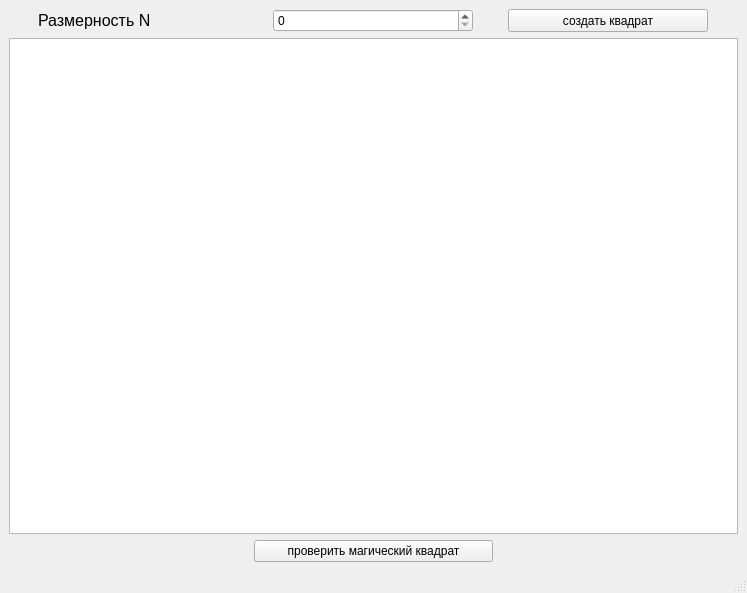
<?xml version="1.0" encoding="UTF-8"?>
<ui version="4.0">
 <class>MainWindow</class>
 <widget class="QMainWindow" name="MainWindow">
  <property name="geometry">
   <rect>
    <x>0</x>
    <y>0</y>
    <width>747</width>
    <height>593</height>
   </rect>
  </property>
  <property name="windowTitle">
   <string>MainWindow</string>
  </property>
  <widget class="QWidget" name="centralwidget">
   <layout class="QVBoxLayout" name="verticalLayout">
    <item>
     <layout class="QGridLayout" name="gridLayout">
      <item row="0" column="1">
       <widget class="QSpinBox" name="spinBox">
        <property name="maximumSize">
         <size>
          <width>200</width>
          <height>30</height>
         </size>
        </property>
        <property name="maximum">
         <number>99</number>
        </property>
       </widget>
      </item>
      <item row="0" column="2">
       <widget class="QPushButton" name="creaeteButton">
        <property name="maximumSize">
         <size>
          <width>200</width>
          <height>30</height>
         </size>
        </property>
        <property name="text">
         <string>создать квадрат</string>
        </property>
       </widget>
      </item>
      <item row="0" column="0">
       <widget class="QLabel" name="label">
        <property name="maximumSize">
         <size>
          <width>200</width>
          <height>30</height>
         </size>
        </property>
        <property name="font">
         <font>
          <pointsize>12</pointsize>
         </font>
        </property>
        <property name="text">
         <string>Размерность N</string>
        </property>
       </widget>
      </item>
     </layout>
    </item>
    <item>
     <widget class="QTableWidget" name="tableWidget"/>
    </item>
    <item>
     <layout class="QHBoxLayout" name="horizontalLayout">
      <item>
       <widget class="QLabel" name="errorlabel">
        <property name="text">
         <string/>
        </property>
       </widget>
      </item>
      <item>
       <widget class="QPushButton" name="resultButton">
        <property name="text">
         <string>проверить магический квадрат</string>
        </property>
       </widget>
      </item>
      <item>
       <widget class="QLabel" name="result">
        <property name="text">
         <string/>
        </property>
       </widget>
      </item>
     </layout>
    </item>
   </layout>
  </widget>
  <widget class="QMenuBar" name="menuba">
   <property name="geometry">
    <rect>
     <x>0</x>
     <y>0</y>
     <width>747</width>
     <height>26</height>
    </rect>
   </property>
  </widget>
  <widget class="QStatusBar" name="statusbar"/>
 </widget>
 <resources/>
 <connections/>
</ui>
